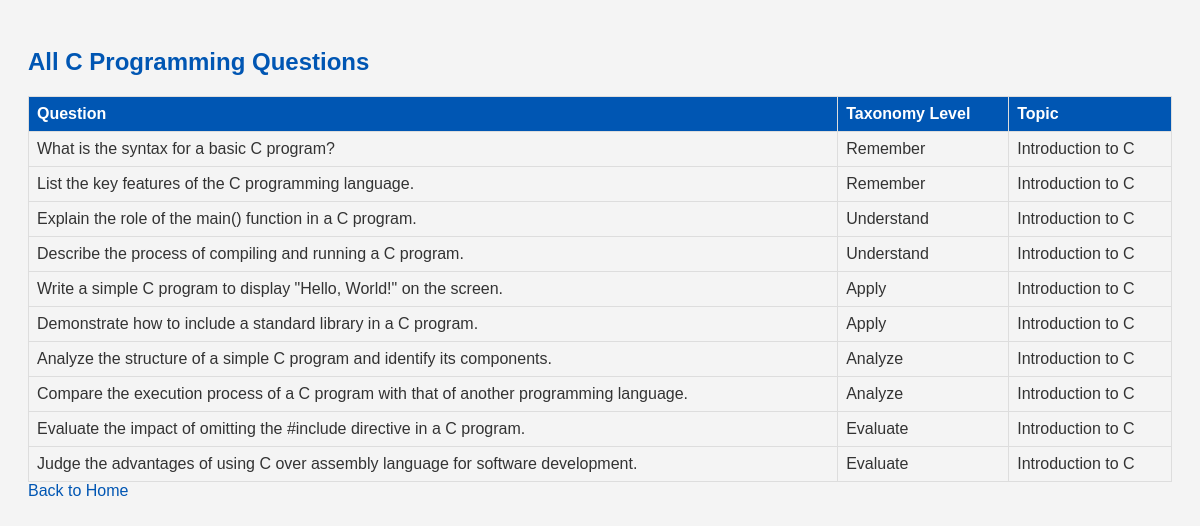
Screenshot of /admin/questions with the database file from the repository.
### tables this page shows
CREATE TABLE Question (
                id INTEGER PRIMARY KEY AUTOINCREMENT,
                question_text TEXT NOT NULL,
                taxonomy_level TEXT NOT NULL,
                topic TEXT NOT NULL
            );

### app.py (the view)
@app.route('/admin/questions')
def view_questions():
    db = get_db()
    cursor = db.cursor()
    cursor.execute('SELECT question_text, taxonomy_level, topic FROM Question')
    questions = cursor.fetchall()
    return render_template('view_questions.html', questions=questions)

### app.py (called while the page is built)
def get_db():
    if 'db' not in g:
        g.db = sql.connect(DATABASE)
    return g.db

### templates/view_questions.html (shortened to what this page needs)
<!DOCTYPE html>
<html lang="en">
<head>
    <link rel="stylesheet" href="{{ url_for('static', filename='css/styles.css') }}">
</head>
<body>
    <h2>All C Programming Questions</h2>
    <table>
        <tr>
            <th>Question</th>
            <th>Taxonomy Level</th>
            <th>Topic</th>
        </tr>
        {% for question in questions %}
        <tr>
            <td>{{ question[0] }}</td>
            <td>{{ question[1] }}</td>
            <td>{{ question[2] }}</td>
        </tr>
        {% endfor %}
    </table>
    <a href="/">Back to Home</a>
</body>
</html>

### static/css/styles.css (style rules this page uses)
body { font-family: Arial, sans-serif; background-color: #f4f4f4; color: #333; padding: 20px; }
h1, h2 { color: #0056b3; }
table { width: 100%; border-collapse: collapse; }
table, th, td { border: 1px solid #ddd; }
th, td { padding: 8px; text-align: left; }
th { background-color: #0056b3; color: white; }
a { color: #0056b3; text-decoration: none; }

### rows the page displays
Question: question_text "What is the syntax for a basic C program?", taxonomy_level "Remember", topic "Introduction to C"
Question: question_text "List the key features of the C programming language.", taxonomy_level "Remember", topic "Introduction to C"
Question: question_text "Explain the role of the main() function in a C program.", taxonomy_level "Understand", topic "Introduction to C"
Question: question_text "Describe the process of compiling and running a C program.", taxonomy_level "Understand", topic "Introduction to C"
Question: question_text "Write a simple C program to display \"Hello, World!\" on the screen.", taxonomy_level "Apply", topic "Introduction to C"
Question: question_text "Demonstrate how to include a standard library in a C program.", taxonomy_level "Apply", topic "Introduction to C"
Question: question_text "Analyze the structure of a simple C program and identify its components.", taxonomy_level "Analyze", topic "Introduction to C"
Question: question_text "Compare the execution process of a C program with that of another programming language.", taxonomy_level "Analyze", topic "Introduction to C"
Question: question_text "Evaluate the impact of omitting the #include directive in a C program.", taxonomy_level "Evaluate", topic "Introduction to C"
Question: question_text "Judge the advantages of using C over assembly language for software development.", taxonomy_level "Evaluate", topic "Introduction to C"
